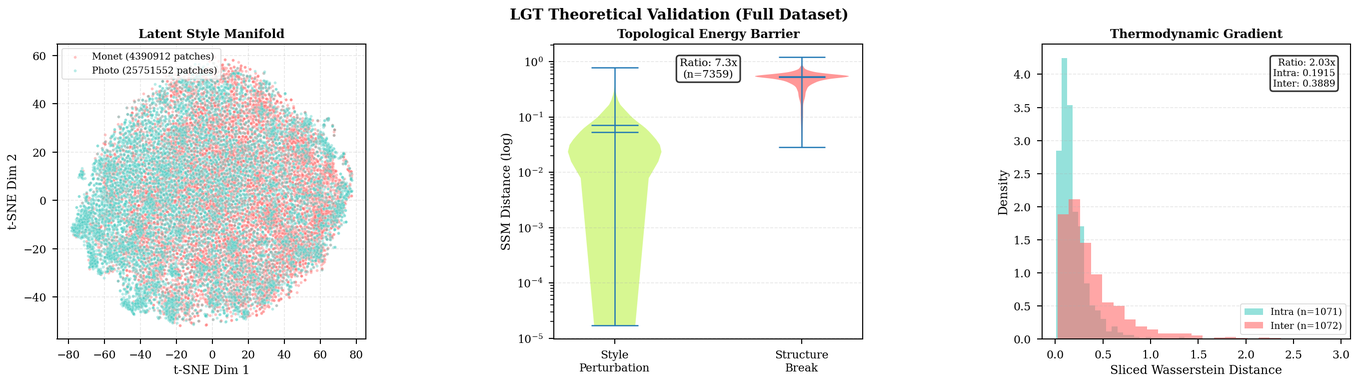
#> input picture LGT_Theoretical_Validation_Full.png, 1358 x 384 px, shrunk from 2717 x 767 before the run, given as the content of the folder _spatial_bridge/620_intrinsic_v2/full_eval/epoch_0008/images, which was not available
$ python wfi_run.py
#> lines starting #> are read from the running program, lines starting #| are printed output that depends on the picture; pictures that were not available may be replaced by others from this repository, and a replacement may not be noted
### SchrodingerBridge/tools/probe_620_fog_whiteness_index.py
"""
620 Whitening/Fog Index (WFI) - 输出图片白化/雾化量化指标

指标组成:
1. contrast_ratio: 图像 std / mean (对比度相对亮度的比值)
2. dynamic_range: (p95 - p5) / (p95 + p5) 归一化动态范围
3. saturation_mean: HSV 饱和度通道均值 (越高越不雾)
4. edge_energy: Soblet 边缘能量 (越高结构越清晰)
5. luminance_std: 亮度通道标准差 (越低越雾)
6. wfi_score: 综合白化指数 (0=正常, 1=严重白化)

用法:
    python fog_whiteness_index.py --images_dir <dir> [--source_dir <dir>]
    python fog_whiteness_index.py --eval_json <curve_summary.json>
"""

import argparse
import json
import os
from pathlib import Path

import numpy as np


def _load_image(path: str) -> np.ndarray:
    from PIL import Image
    img = Image.open(path).convert("RGB")
    return np.array(img, dtype=np.float32) / 255.0


def compute_image_fog_metrics(img: np.ndarray) -> dict:
    """Compute fog/whitening metrics for a single RGB image (H,W,3) in [0,1]."""
    gray = 0.299 * img[:, :, 0] + 0.587 * img[:, :, 1] + 0.114 * img[:, :, 2]
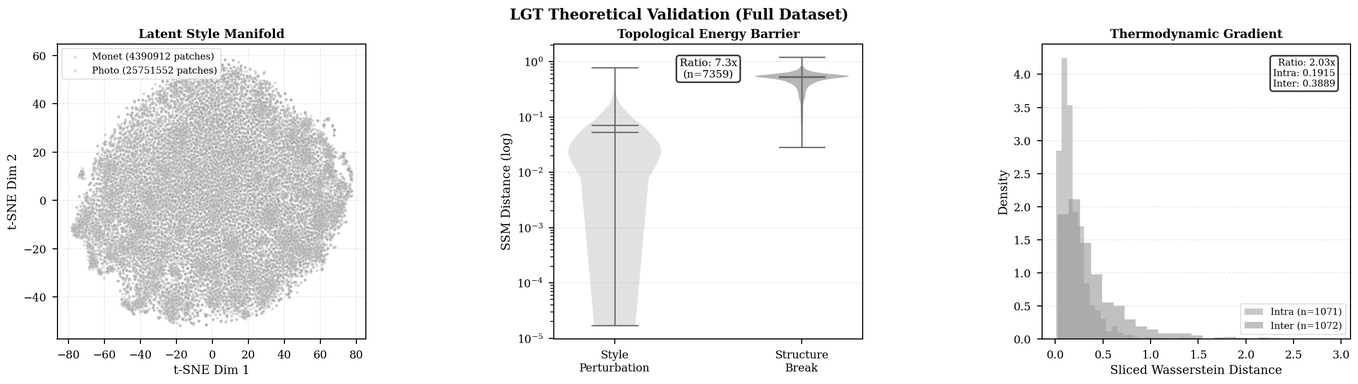
#> gray: shape (384, 1358) float32; min 0, max 1, mean 0.946

    # Contrast ratio: std/mean
    mean_val = float(np.mean(gray))
#> mean_val = 0.946
    std_val = float(np.std(gray))
#> std_val = 0.141
    contrast_ratio = std_val / max(mean_val, 1e-8)
#> contrast_ratio = 0.149

    # Dynamic range (normalized)
    p05 = float(np.percentile(gray, 5))
#> p05 = 0.69
    p95 = float(np.percentile(gray, 95))
#> p95 = 1
    dynamic_range = (p95 - p05) / max(p95 + p05, 1e-8)
#> dynamic_range = 0.183

    # Luminance std
    luminance_std = std_val
#> luminance_std = 0.141

    # Saturation (HSV) - vectorized
    r, g, b = img[:, :, 0], img[:, :, 1], img[:, :, 2]
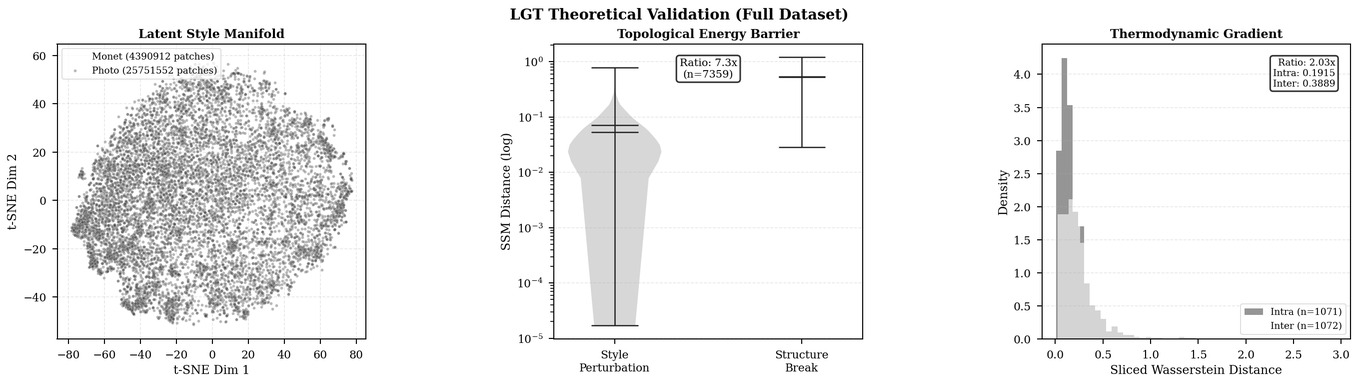
#> r: shape (384, 1358) float32; min 0, max 1, mean 0.943
    mx = np.maximum(np.maximum(r, g), b)
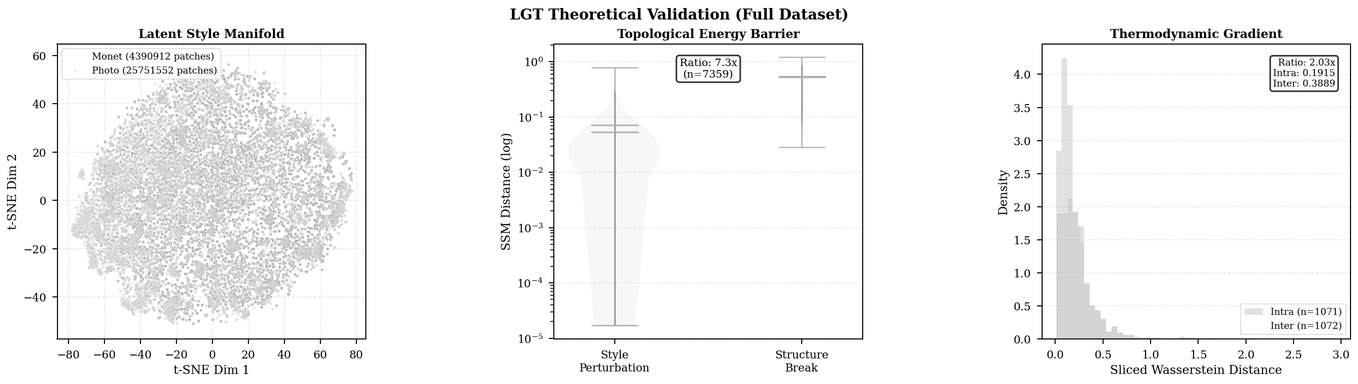
#> mx: shape (384, 1358) float32; min 0, max 1, mean 0.96
    mn = np.minimum(np.minimum(r, g), b)
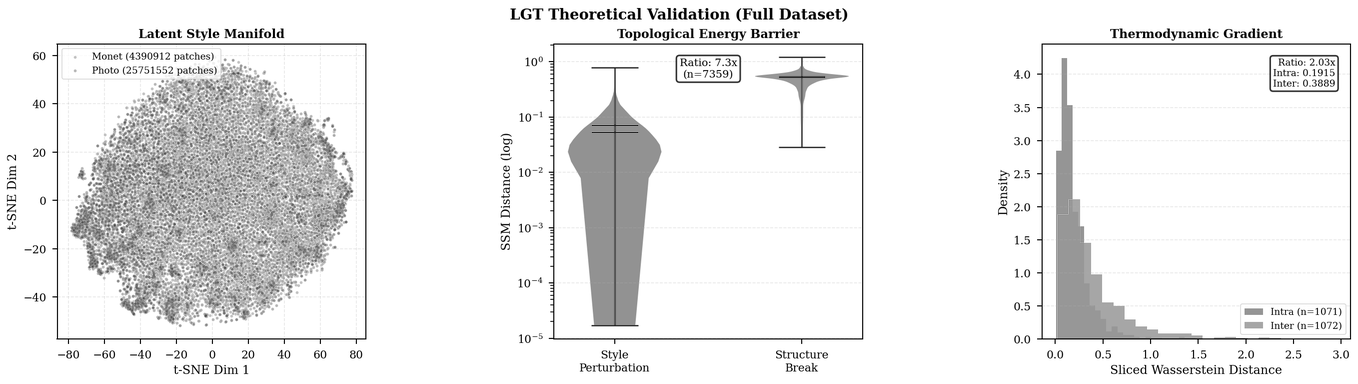
#> mn: shape (384, 1358) float32; min 0, max 1, mean 0.926
    delta = mx - mn
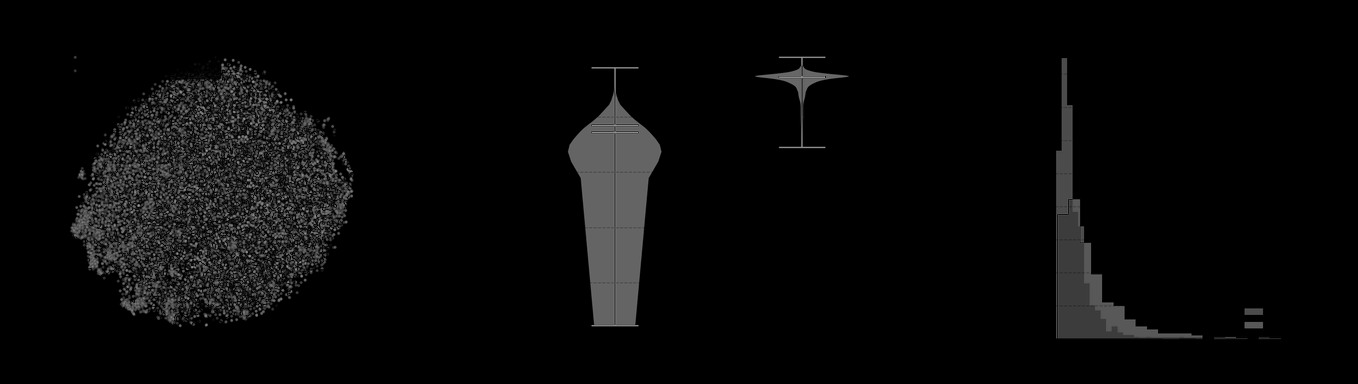
#> delta: shape (384, 1358) float32; min 0, max 0.62, mean 0.0336
    sat = np.where(mx > 0, delta / mx, 0)
    saturation_mean = float(np.mean(sat))
#> saturation_mean = 0.0374

    # Edge energy (simple Soblet approximation)
    dx = np.diff(gray, axis=1)
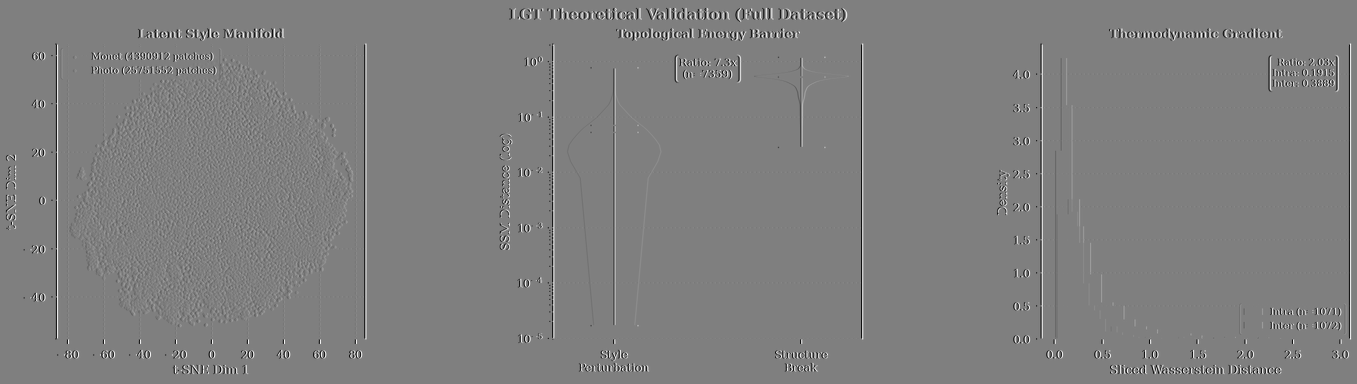
#> dx: shape (384, 1357) float32; min -0.988, max 0.984, mean -8.92e-12; drawn with min black and max white
    dy = np.diff(gray, axis=0)
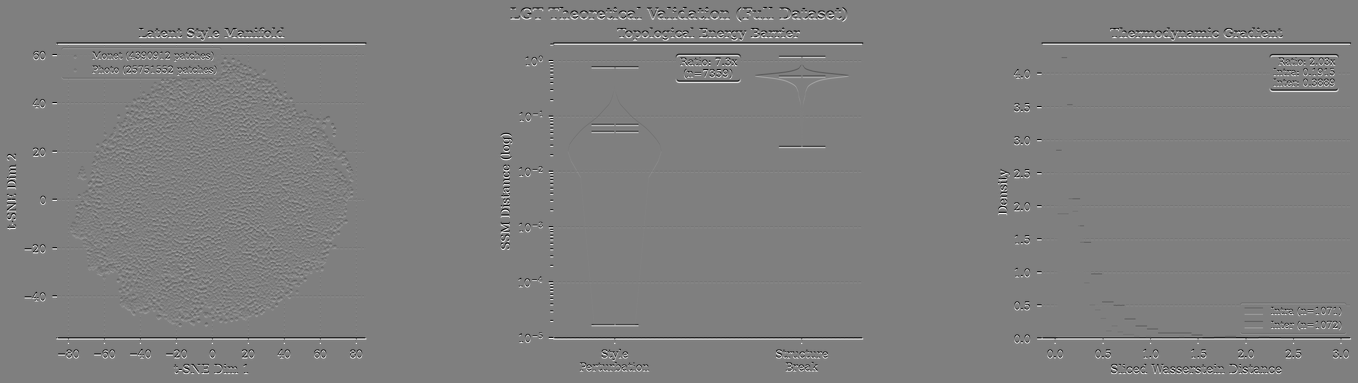
#> dy: shape (383, 1358) float32; min -0.929, max 0.925, mean -6.42e-11; drawn with min black and max white
    h2, w2 = min(dx.shape[0], dy.shape[0]), min(dx.shape[1], dy.shape[1])
#> h2 = 383; w2 = 1357
    edge_energy = float(np.mean(np.sqrt(dx[:h2, :w2] ** 2 + dy[:h2, :w2] ** 2)))
#> edge_energy = 0.045

    # Whitening fog index (composite)
    # Low contrast_ratio -> more fog
    # Low saturation -> more fog
    # Low luminance_std -> more fog
    # Normalize each to [0,1] where 1=healthy, 0=foggy
    cr_norm = min(contrast_ratio / 0.5, 1.0)  # 0.5 is healthy threshold
#> cr_norm = 0.299
    sr_norm = min(saturation_mean / 0.4, 1.0)  # 0.4 is healthy threshold
#> sr_norm = 0.0935
    dr_norm = min(dynamic_range / 0.6, 1.0)    # 0.6 is healthy threshold
#> dr_norm = 0.306

    wfi_score = 1.0 - (0.4 * cr_norm + 0.3 * sr_norm + 0.3 * dr_norm)
#> wfi_score = 0.761

    return {
        "contrast_ratio": round(contrast_ratio, 4),
        "dynamic_range": round(dynamic_range, 4),
        "saturation_mean": round(saturation_mean, 4),
        "luminance_std": round(luminance_std, 4),
        "edge_energy": round(edge_energy, 6),
        "wfi_score": round(wfi_score, 4),
    }


# [28 lines left out: function compute_pairwise_fog_metrics, not called in this run]


def evaluate_directory(images_dir: str, source_dir: str | None = None, sample_count: int = 20) -> dict:
    """Evaluate fog/whitening for a directory of generated images."""
    from glob import glob

    patterns = ["*.png", "*.jpg", "*.jpeg", "*.webp"]
    image_files = []
    for pat in patterns:
        image_files.extend(glob(os.path.join(images_dir, pat)))
    image_files = sorted(image_files)[:sample_count]

    if not image_files:
        return {"error": "No images found", "count": 0}

    all_metrics = []
    for img_path in image_files:
        try:
            gen_img = _load_image(img_path)
            metrics = compute_image_fog_metrics(gen_img)
#> metrics = {'contrast_ratio': 0.149, 'dynamic_range': 0.183, 'saturation_mean': 0.0374, 'luminance_std': 0.141, 'edge_energy': 0.045, 'wfi_score': 0.761}

            # Try to find matching source image
            if source_dir:
                fname = os.path.basename(img_path)
                # Source images typically have different naming
                # Just compute source stats if we can find it
                pass

            metrics["filename"] = os.path.basename(img_path)
            all_metrics.append(metrics)
        except Exception as e:
            all_metrics.append({"filename": os.path.basename(img_path), "error": str(e)})

    valid = [m for m in all_metrics if "error" not in m]
#> valid = 1 item
    if not valid:
        return {"error": "All images failed", "count": len(all_metrics)}

    avg_metrics = {}
    for key in ["contrast_ratio", "dynamic_range", "saturation_mean", "luminance_std", "wfi_score"]:
        vals = [m[key] for m in valid]
        avg_metrics[f"avg_{key}"] = round(float(np.mean(vals)), 4)
        avg_metrics[f"std_{key}"] = round(float(np.std(vals)), 4)
#> this loop made 5 passes
#> vals on passes 1 to 5: [0.149], [0.183], [0.0374], [0.141], [0.761]
#> after the loop, avg_metrics = 10 items

    return {
        "image_count": len(valid),
        "failed_count": len(all_metrics) - len(valid),
        "metrics": avg_metrics,
        "per_image": all_metrics,
    }


# [31 lines left out: functions evaluate_epoch, main, not called in this run]


# [2 lines that do not run on import are left out]

### wfi_run.py
import sys, json
sys.path.insert(0, "/tmp")
sys.path.insert(0, "/mnt/i/Github/Latent_Style/SchrodingerBridge/tools")
from probe_620_fog_whiteness_index import evaluate_directory

dirs = {
    "intrinsic_e8": "/mnt/i/Github/Latent_Style/exp/620_spatial_bridge/620_intrinsic_v2/full_eval/epoch_0008/images",
    "intrinsic_e1": "/mnt/i/Github/Latent_Style/exp/620_spatial_bridge/620_intrinsic_v2/full_eval/epoch_0001/images",
    "film_e3": "/mnt/i/Github/Latent_Style/exp/620_spatial_bridge/620_film_formal/full_eval/epoch_0003/images",
}
for name, path in dirs.items():
    r = evaluate_directory(path, sample_count=20)
#> r = 4 items
    m = r.get("metrics", {})
#> m = 10 items
    wfi = m.get("avg_wfi_score", "?")
#> wfi = 0.761
    cr = m.get("avg_contrast_ratio", "?")
#> cr = 0.149
    dr = m.get("avg_dynamic_range", "?")
#> dr = 0.183
    sat = m.get("avg_saturation_mean", "?")
#> sat = 0.0374
    ls = m.get("avg_luminance_std", "?")
#> ls = 0.141
    print(f"{name}: wfi={wfi} cr={cr} dr={dr} sat={sat} lum_std={ls}")
#| intrinsic_e8: wfi=0.7609 cr=0.1493 dr=0.1833 sat=0.0374 lum_std=0.1412
